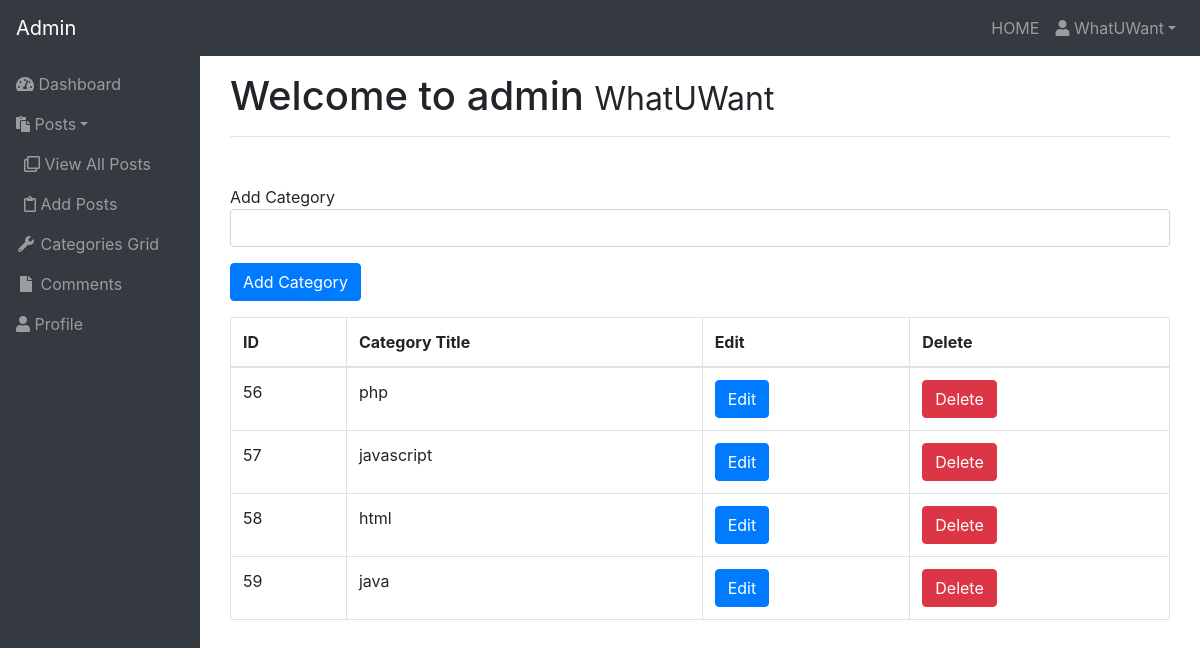
Screenshot of /NewsTech/admin/categories.php (signed in) with the database file from the repository.
### tables this page shows
CREATE TABLE `categories` (
  `cat_id` int(3) NOT NULL,
  `cat_title` varchar(255) NOT NULL
);

### NewsTech/admin/functions.php (the view, shortened to what this page needs)
<?php
function findAllCatefories() {
    global $connection;
    $query = "SELECT * FROM categories";
    $categories_sidebar = mysqli_query($connection,$query);
    while($row = mysqli_fetch_assoc($categories_sidebar)) {
        $cat_id = $row['cat_id'];
        $cat_title = $row['cat_title'];
        echo "<tr>";
        echo "<td>{$cat_id}</td>";
        echo "<td>{$cat_title}</td>";
        echo "<td><a class='btn btn-primary' href='categories.php?edit={$cat_id}'>Edit</a></td>";
        echo "<td><button type='button' class='btn btn-danger openDeleteModal' data-toggle='modal' data-target='#deleteModal' data-id='{$cat_id}'>Delete</button></td>";
        echo "<tr>";
    }
}
?>

### rows the page displays
categories: cat_id "56", cat_title "php"
categories: cat_id "57", cat_title "javascript"
categories: cat_id "58", cat_title "html"
categories: cat_id "59", cat_title "java"
